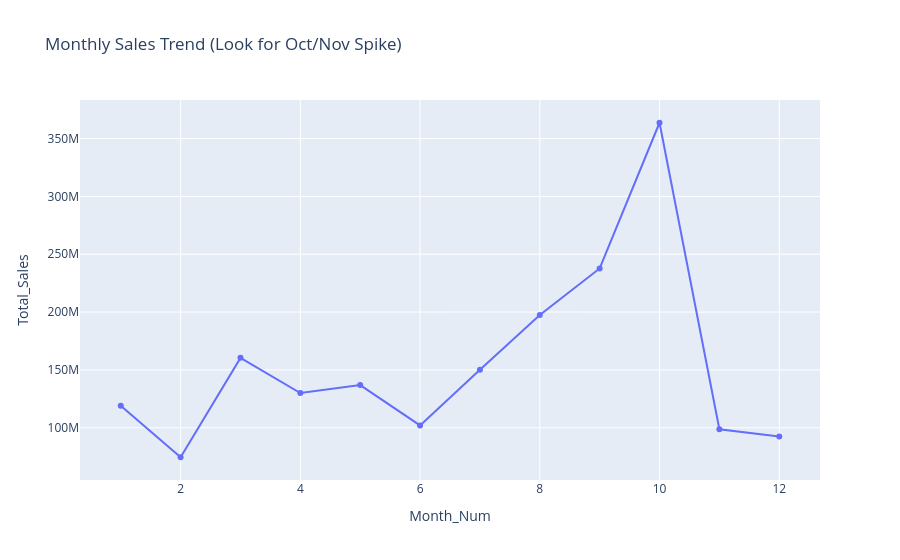

Here is the notebook cell this chart was saved with:
### Markdown cell above
### b. Visualizing the "Diwali Spike"
Validating that the historical data reflects Indian seasonality.

### Code cell
monthly_trend = df.groupby('Month_Num')['Total_Sales'].sum().reset_index()

fig = px.line(monthly_trend, x='Month_Num', y='Total_Sales', 
              title='Monthly Sales Trend (Look for Oct/Nov Spike)',
              markers=True)
fig.show()

### Figure 1 — Plotly figure (JSON) as saved in the notebook; plotly's stock layout.template omitted (floating-point values rounded to 4 significant figures)
{"data": [{"hovertemplate": "Month_Num=%{x}<br>Total_Sales=%{y}<extra></extra>", "legendgroup": "", "line": {"color": "#636efa", "dash": "solid"}, "marker": {"symbol": "circle"}, "mode": "lines+markers", "name": "", "orientation": "v", "showlegend": false, "type": "scatter", "x": [1, 2, 3, 4, 5, 6, 7, 8, 9, 10, 11, 12], "xaxis": "x", "y": [119100000.0, 74490000.0, 160400000.0, 130000000.0, 136800000.0, 102000000.0, 150100000.0, 197400000.0, 237700000.0, 363600000.0, 98700000.0, 92510000.0], "yaxis": "y"}], "layout": {"legend": {"tracegroupgap": 0}, "title": {"text": "Monthly Sales Trend (Look for Oct/Nov Spike)"}, "xaxis": {"anchor": "y", "domain": [0, 1], "title": {"text": "Month_Num"}}, "yaxis": {"anchor": "x", "domain": [0, 1], "title": {"text": "Total_Sales"}}}}
